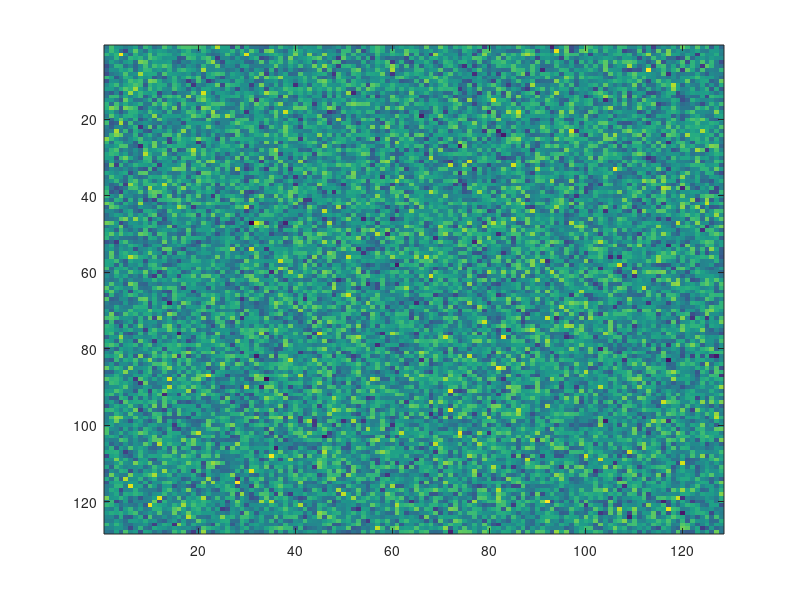

Write MATLAB code to recreate this figure. (Note: this script raises an error after producing the figure.)
%% white noise simulation
close all
n = 128;
W = randn(n);
imagesc(W);

imwrite_rf(W, 'wn.png');

%% Gaussian random field
% Discretization grid
N = 1024;
N = 2^nextpow2(N); % force power of two
[Y, X] = meshgrid(-N/2:N/2-1, -N/2:N/2-1);

% Gaussian covariance function in 2D
sigma = 10;
a = 2;
Cmat = exp(-(sqrt((X./(sqrt(2)*sigma)).^2+(Y./(sqrt(2)*sigma)).^2)).^(a)./2);
figure()
h=surf(Cmat);
set(h, 'edgecolor','none')

% Fourier domain
% gaussian complex white noise
W=randn(N);

% covariance matrix in the Fourier domain
Cf = real(fft2(Cmat));

Cf = sqrt(max(zeros(size(Cf)), Cf)); 

% phi_hat is the fourier transform of the gaussian random field
phi_hat = Cf.*fft2(W);

% we take the real part (should be real, but due to numerical
% approximations...)
G = real(ifft2(phi_hat));


% verify statistical properties
m = mean(G(:));
s = std(G(:));

figure()
imagesc(G);
imwrite_rf(G, 'grf.png');

%% compute the minkowski functionals
hmin = min(G(:));
hmax = max(G(:));
H = hmin:.1:hmax;


% Area, Perimeter and Euler number
A = zeros(length(H), 1);
P = zeros(length(H), 1);
E = zeros(length(H), 1);

% analytical values
rho_0 = zeros(length(H), 1);
rho_1 = zeros(length(H), 1);
rho_2= zeros(length(H), 1);

lambda = 1/(2*sigma^2);

% for all threshold values (level sets)
for i = 1:length(H)
    levelSet = G>=H(i);
    A(i) = bwarea(levelSet);
    P(i) = bwarea(bwperim(levelSet,4));
    E(i) = bweuler(levelSet,4);
    
%     % analytic
%     rho_0(i) =  1/2*erfc(H(i)/sqrt(2));
%     rho_1(i) = sqrt(lambda)*exp(-H(i)^2/2)/(2*pi); 
%     rho_2(i) = lambda /(2*pi)^(3/2) * exp(-(H(i)^2)/2)*H(i);
end
rho_0 =  1/2*erfc(H/sqrt(2));
rho_1 = sqrt(lambda)*exp(-H.^2/2)/(2*pi); 
rho_2 = lambda /(2*pi)^(3/2) * exp(-(H.^2)/2).*H;
Aa = N^2*rho_0;
Pa = 4*N*rho_0 + pi*N^2*rho_1;
Ea = 1*rho_0 + 2*N*rho_1 + N^2*rho_2;


figure;
subplot(131);plot(H, A); hold on; plot(H, Aa, 'r'); title('Area');
subplot(132);plot(H, P); hold on; plot(H, Pa, 'r'); title('Perimeter');
subplot(133);plot(H, E); hold on; plot(H, Ea, 'r'); title('Euler number');

%figure;
%plot((Pa-P)/P)
